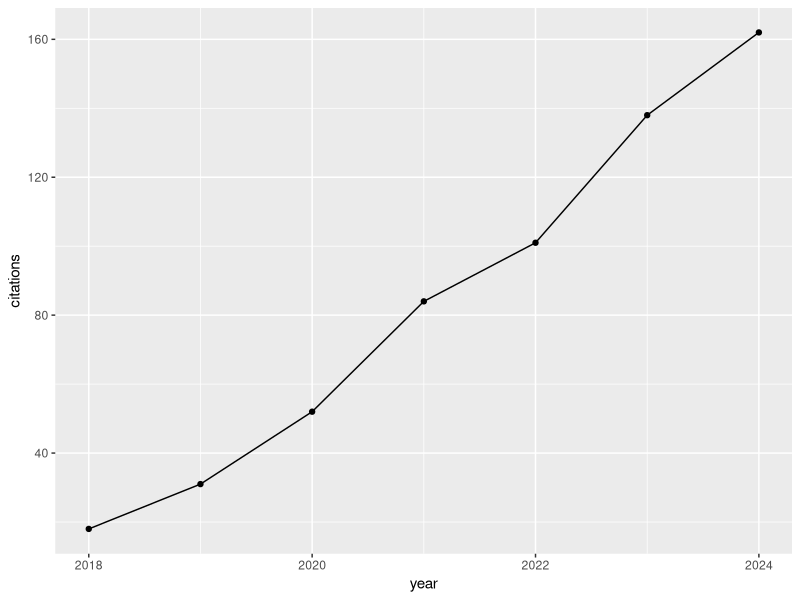
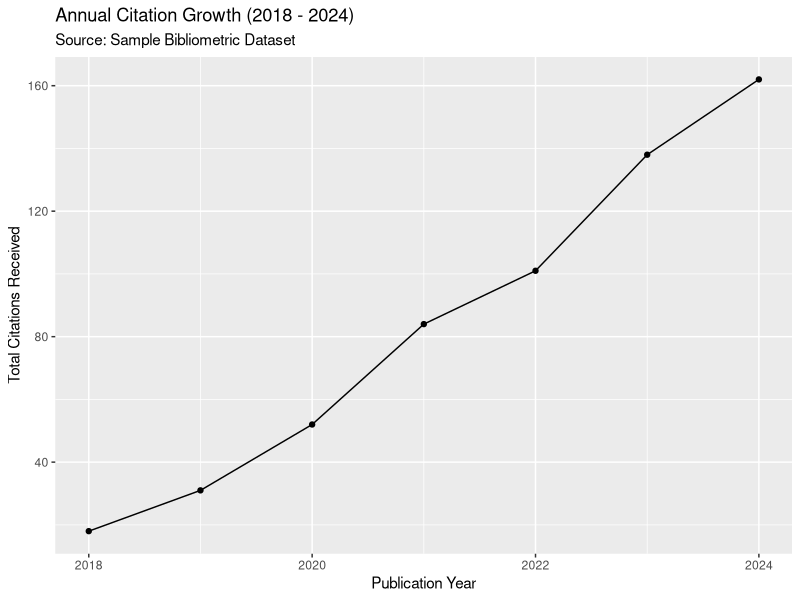
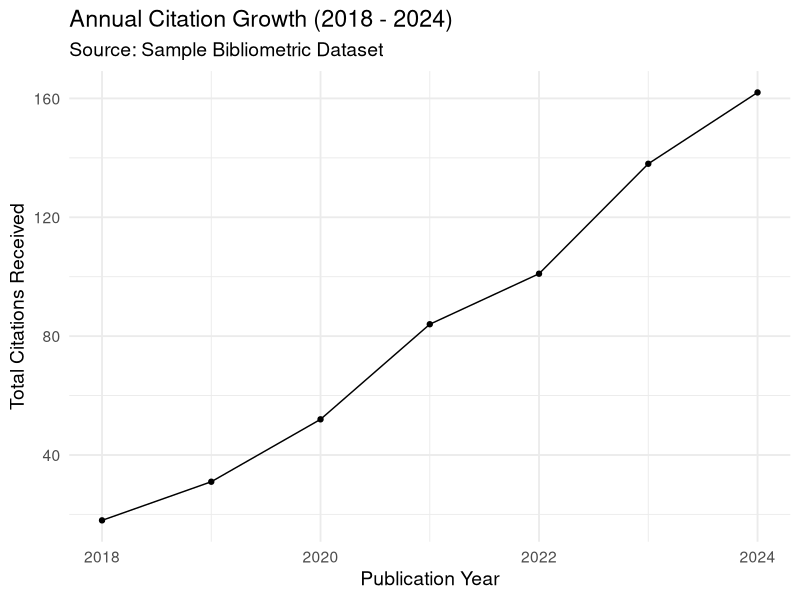
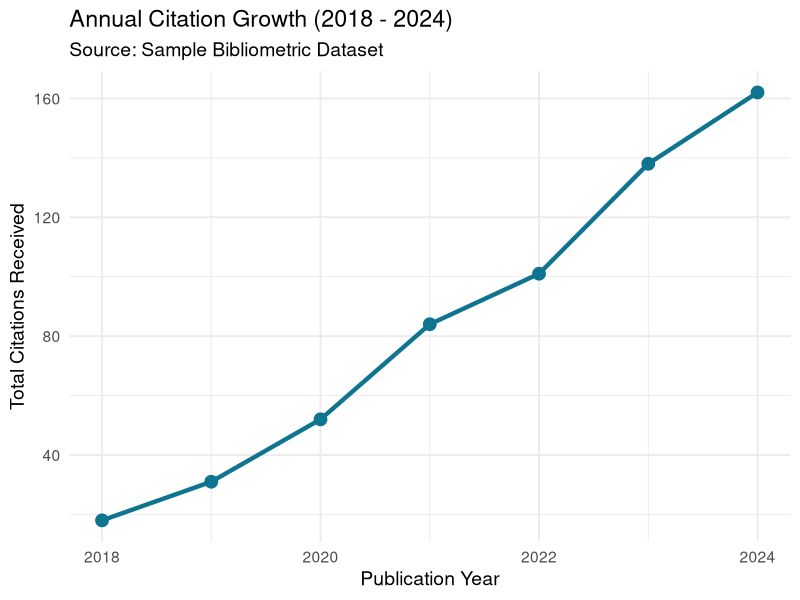
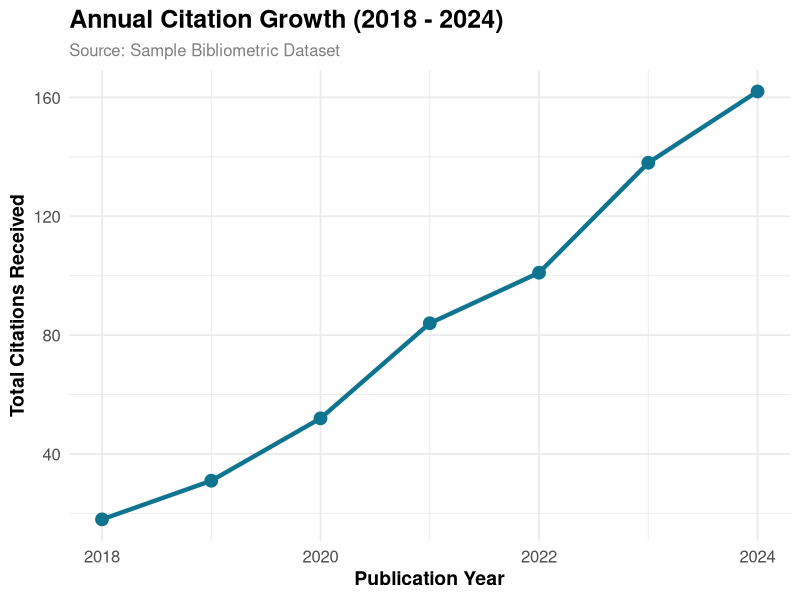
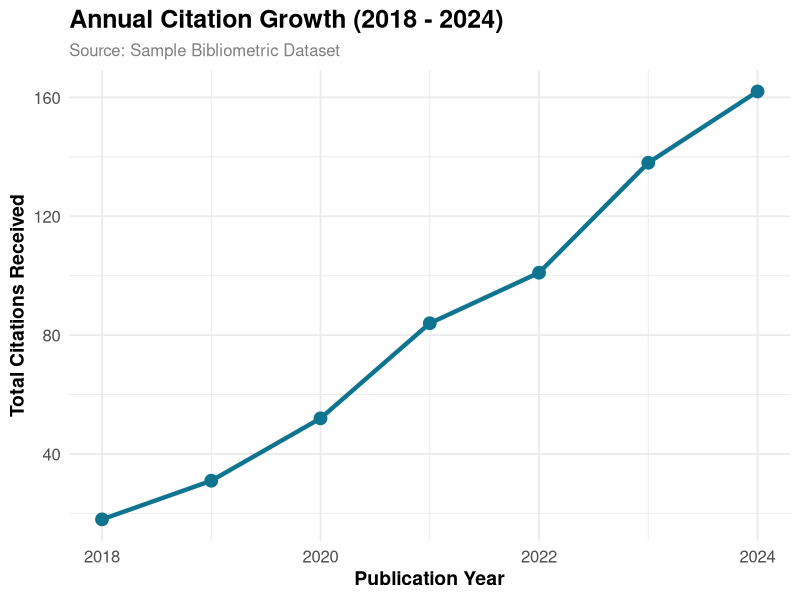
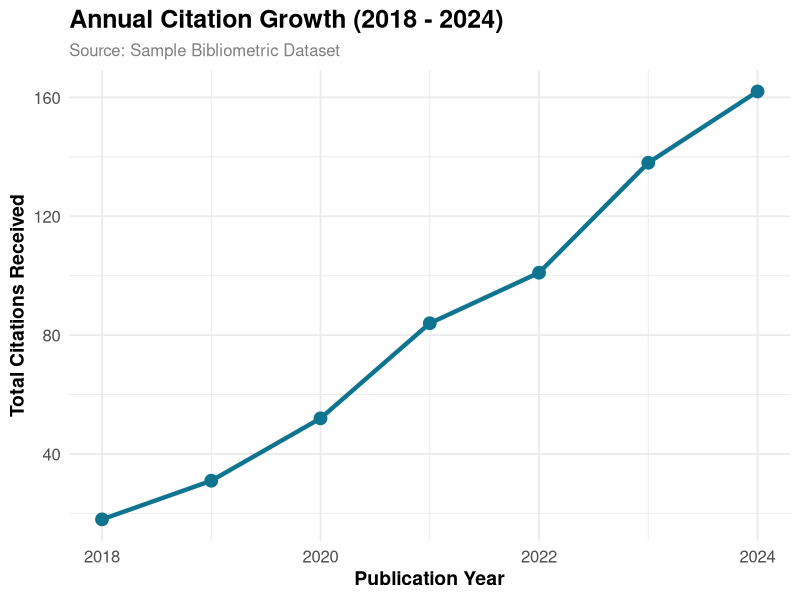

The R source for these figures, in order:
# ============================================================
# Lab 9: Poster-Ready Figures — 09_poster_figures.R
# R Programming for Bibliometrics | Week 3
# ============================================================
library(ggplot2)
# --- SECTION 1: Recreate Sample Dataset ---
papers <- data.frame(
  year = c(2018, 2019, 2020, 2021, 2022, 2023, 2024),
  citations = c(18, 31, 52, 84, 101, 138, 162),
  pub_count = c(3, 7, 5, 12, 9, 15, 11)
)
# --- SECTION 2: BEFORE — Default (Un-Customized) Plot ---
# This is what a raw ggplot looks like with no customization.
# Note: no title, generic axis labels, default grey theme
p_before <- ggplot(papers, aes(x = year, y = citations)) +
  geom_line() +
  geom_point()
print(p_before)
# Pause and study this. What is missing for a poster?

# --- SECTION 3: Add Titles and Axis Labels ---
p_v1 <- ggplot(papers, aes(x = year, y = citations)) +
  geom_line() +
  geom_point() +
  labs(
    title = 'Annual Citation Growth (2018 - 2024)',
    subtitle = 'Source: Sample Bibliometric Dataset',
    x = 'Publication Year',
    y = 'Total Citations Received'
  )
print(p_v1)
# --- SECTION 4: Apply a Clean Theme ---
p_v2 <- p_v1 +
  theme_minimal(base_size = 14) # base_size scales all text proportionally
print(p_v2)
# --- SECTION 5: Add Intentional Color and Sizing ---
p_v3 <- ggplot(papers, aes(x = year, y = citations)) +
  geom_line(color = '#0E7490', linewidth = 1.5) +
  geom_point(color = '#0E7490', size = 4) +
  labs(
    title = 'Annual Citation Growth (2018 - 2024)',
    subtitle = 'Source: Sample Bibliometric Dataset',
    x = 'Publication Year',
    y = 'Total Citations Received'
  ) +
  theme_minimal(base_size = 14)
print(p_v3)
# --- SECTION 6: Poster Polish — Bold Title, Axis Sizing ---
p_final <- p_v3 +
  theme(
    plot.title = element_text(face = 'bold', size = 18),
    plot.subtitle = element_text(color = 'grey50', size = 12),
    axis.title = element_text(face = 'bold', size = 14),
    axis.text = element_text(size = 12)
  )
print(p_final)
# --- SECTION 7: Export at Poster Dimensions ---
dir.create('outputs', showWarnings = FALSE)
# High-res PNG for poster embedding
ggsave('outputs/poster_citation_trend.png',
       p_final, width = 10, height = 6, dpi = 300)
# Vector PDF for scaling without pixelation
ggsave('outputs/poster_citation_trend.pdf',
       p_final, width = 10, height = 6)

cat('Poster figure exported as PNG and PDF.\n')
# --- SECTION 8: Self-Audit Checklist (run, then answer in comments) ---
# Open outputs/poster_citation_trend.pdf and check each item:
#
# [CHECK] Is the title clear and descriptive?
# [CHECK] Are both axis labels present and readable?
# [CHECK] Is the text large enough to read at arm's length (poster check)?
# [CHECK] Is there minimal clutter — no unnecessary gridlines or legend items?
# [CHECK] Is the main trend immediately visible within 5 seconds?
# [CHECK] Is the contrast between the line and background strong?
cat('\nSelf-audit complete. Record findings as comments below.\n')

#Title and sub-title for defining topic
#Axis Labels for clarity
#Color for aesthetic and enhancing the graphic
#Customization features for making it ready for professional presentations

#The single element that had the most impact is THE TREND VISIBILITY WITHIN 5 seconds because it fulfills the need of a visualization
# Choosing the right chart type to display networks combined with customization makes the bibliometrics visuals ready for poster
